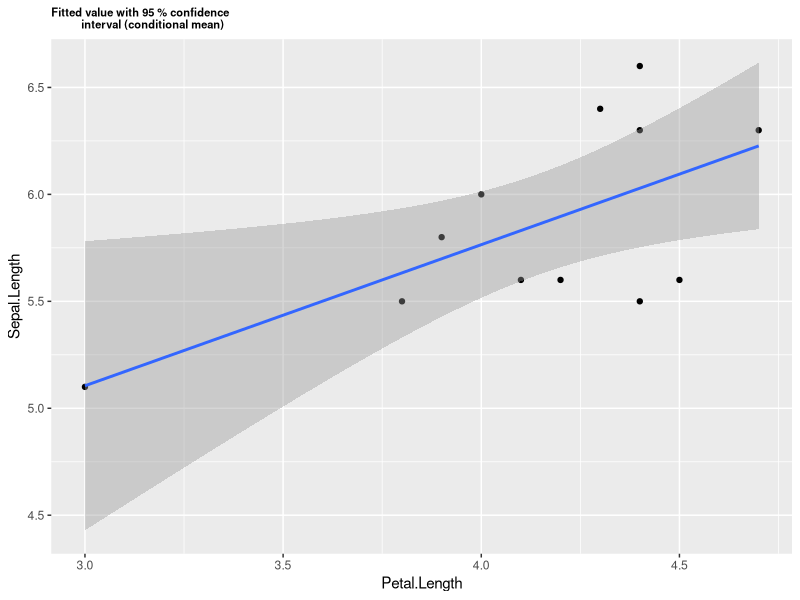
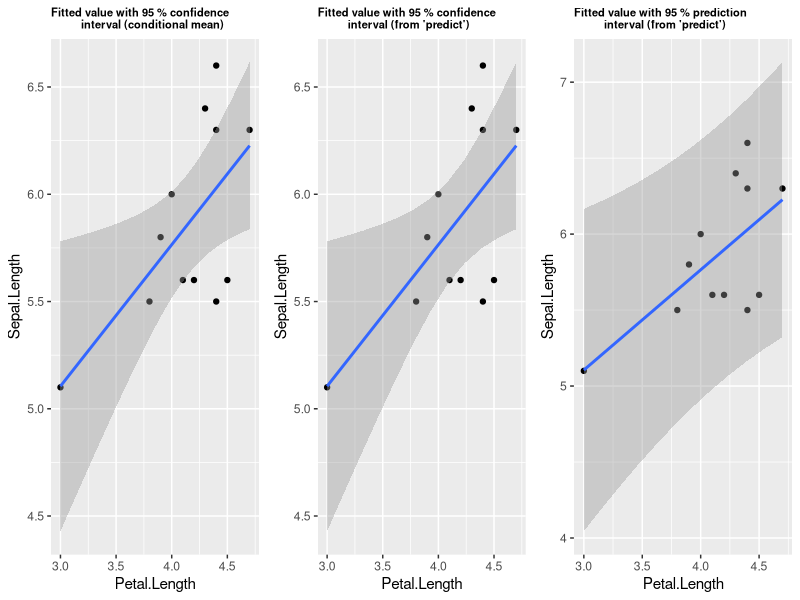
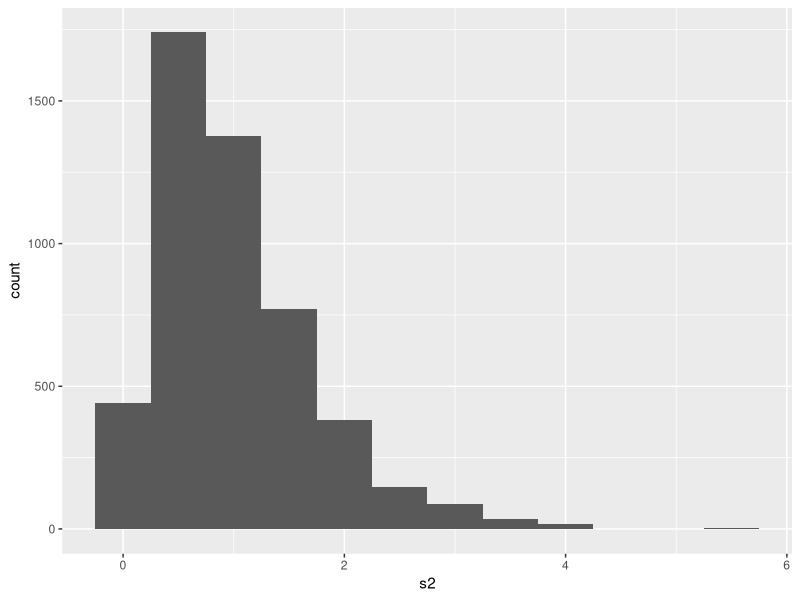
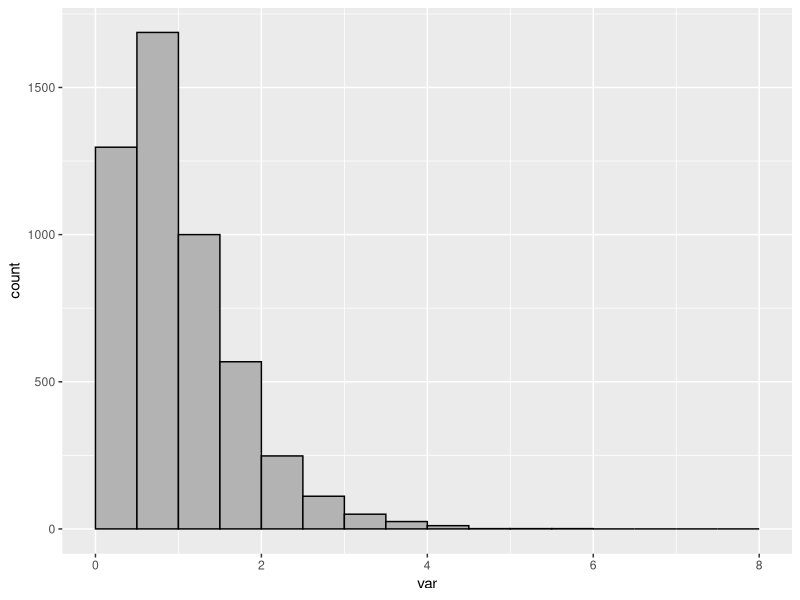
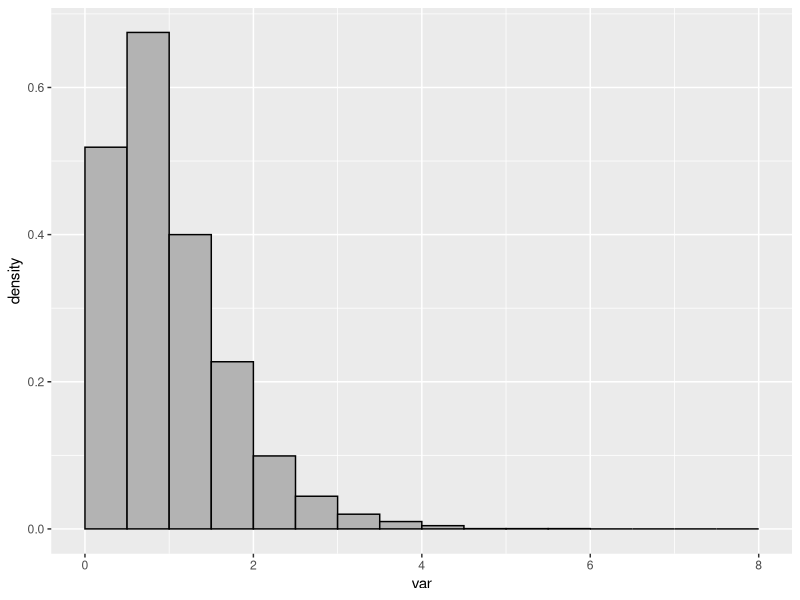

Generate these figures, in order, with R: (Note: this script raises an error after producing the figures.)
## ---- chunk 1

library(dplyr)
library(emmeans)
library(ggplot2)
library(ggpubr)


data(iris, package = "datasets")

str(iris)

## ---- chunk 2

table(iris$Species)

## ---- chunk 3

iris_versi <- filter(iris, Species == "versicolor")

summary(iris_versi)

## ---- chunk 4

iris_versi$Species <- factor(iris_versi$Species)

nsamp <- 12

iris_versi_samp <- sample(1:50, size = nsamp, replace = F)

pilot <- iris_versi[iris_versi_samp, ]


##  Gordana's simulation code

pilot_mod <- lm(Sepal.Length ~ Petal.Length, data = pilot)

summary(pilot_mod)

## ---- chunk 5

confint(pilot_mod)  

## ---- chunk 6

fit_gg <- ggplot(pilot, aes(x = Petal.Length, 
                            y = Sepal.Length)) + 
  geom_point() +
  geom_smooth(method = "lm") +
  ggtitle("Fitted value with 95 % confidence 
          interval (conditional mean)") + 
  theme(plot.title = element_text(size = 8, face = "bold"))

print(fit_gg)

## ---- chunk 7

# range of petal length
my_range <- range(pilot$Petal.Length) 

X_pred <- seq(my_range[1], my_range[2], length = 12)

yhat_conf <- data.frame(
  predict(pilot_mod, interval = "confidence", 
          newdata = data.frame(Petal.Length = X_pred)))

names(yhat_conf) <- c("yhat_conf_fit", "yhat_conf_lwr", "yhat_conf_upr")


yhat_pred <- data.frame(
  predict(pilot_mod, interval = "prediction", 
          newdata = data.frame(Petal.Length = X_pred)))

names(yhat_pred) <- c("yhat_pred_fit", "yhat_pred_lwr", "yhat_pred_upr")


yhat_all <- data.frame(Petal.Length = X_pred, yhat_conf, yhat_pred[ , -1])

names(yhat_all)[names(yhat_all) %in% "yhat_conf_fit"] <- "Sepal.Length"

##  Add to sample data

pilot$X_pred <- X_pred

pilot <- data.frame(pilot, yhat_conf)

pilot <- data.frame(pilot, 
                    yhat_pred_lwr = yhat_pred$yhat_pred_lwr,
                    yhat_pred_upr = yhat_pred$yhat_pred_upr)

##  Plot fitted values and intervals from "predict" function

fit_conf <- ggplot(pilot, aes(x = Petal.Length, y = Sepal.Length)) + 
  geom_point() +
  geom_smooth(
    data = yhat_all, aes(ymin = yhat_conf_lwr, 
                         ymax = yhat_conf_upr), 
    stat = "identity") +
  ggtitle("Fitted value with 95 % confidence 
          interval (from 'predict')")+ 
  theme(plot.title = element_text(size = 8, face = "bold"))


fit_pred <- ggplot(pilot, aes(x = Petal.Length, y = Sepal.Length)) + 
  geom_point() +
  geom_smooth(data = yhat_all, aes(ymin = yhat_pred_lwr, 
                                   ymax = yhat_pred_upr), 
              stat = "identity") +
  ggtitle("Fitted value with 95 % prediction 
          interval (from 'predict')")+ 
  theme(plot.title = element_text(size = 8, face = "bold"))

ggarrange(fit_gg, fit_conf, fit_pred, ncol = 3)

## ---- chunk 8

##  Histogram of one vector of values in ggplot2

##  Generate a vector of values

s2 <- numeric(5000)
for(i in 1:5000) {
  dd <- rnorm(5, 10, 1)
  s2[i] <- var(dd)
  rm(dd)
}

summary(s2)

## ---- chunk 9

##  Data in numeric vector

ggplot() + 
  aes(s2) + 
  geom_histogram(binwidth = 0.5)

## ---- chunk 10

##  Data in single-column data frame

s2.df <- data.frame(var = s2)

##  Y axis is frequency

ggplot(s2.df, aes(x = var)) +
  geom_histogram(breaks = 0:16*0.5, col = "black", 
                 fill = "grey70")


## ---- chunk 11

##  Y axis is density

ggplot(s2.df, aes(x = var, y = ..density..)) +
  geom_histogram(breaks = 0:16*0.5, col = "black", 
                 fill = "grey70")


## ---- chunk 12

##  Lattice

histogram(s2, breaks = 0:16*0.5, right = F, main = "Lattice")

range(s2)
## ---- chunk 13

##  Density plot

ggplot(s2.df, aes(x = var)) +
  geom_density()


## ---- chunk 14

##  Density plot - base graphics

plot(density(s2), main = "Base graphics")


## ---- chunk 15

##  Density plot - lattice

densityplot(s2, plot.points = F, main = "Lattice")


## ---- chunk 16

data(Orthodont)

#summary(Orthodont)

ggplot(Orthodont, aes(distance)) + 
  geom_histogram(aes(y = stat(count / sum(count)) * 100),
                   breaks = seq(from = 16, to = 32, by = 2),
                   colour = "black", fill = "grey") +
  scale_x_continuous(breaks = seq(from = 16, to = 32, by = 2)) +
  labs(x = "Distance", y = "Percentage")
